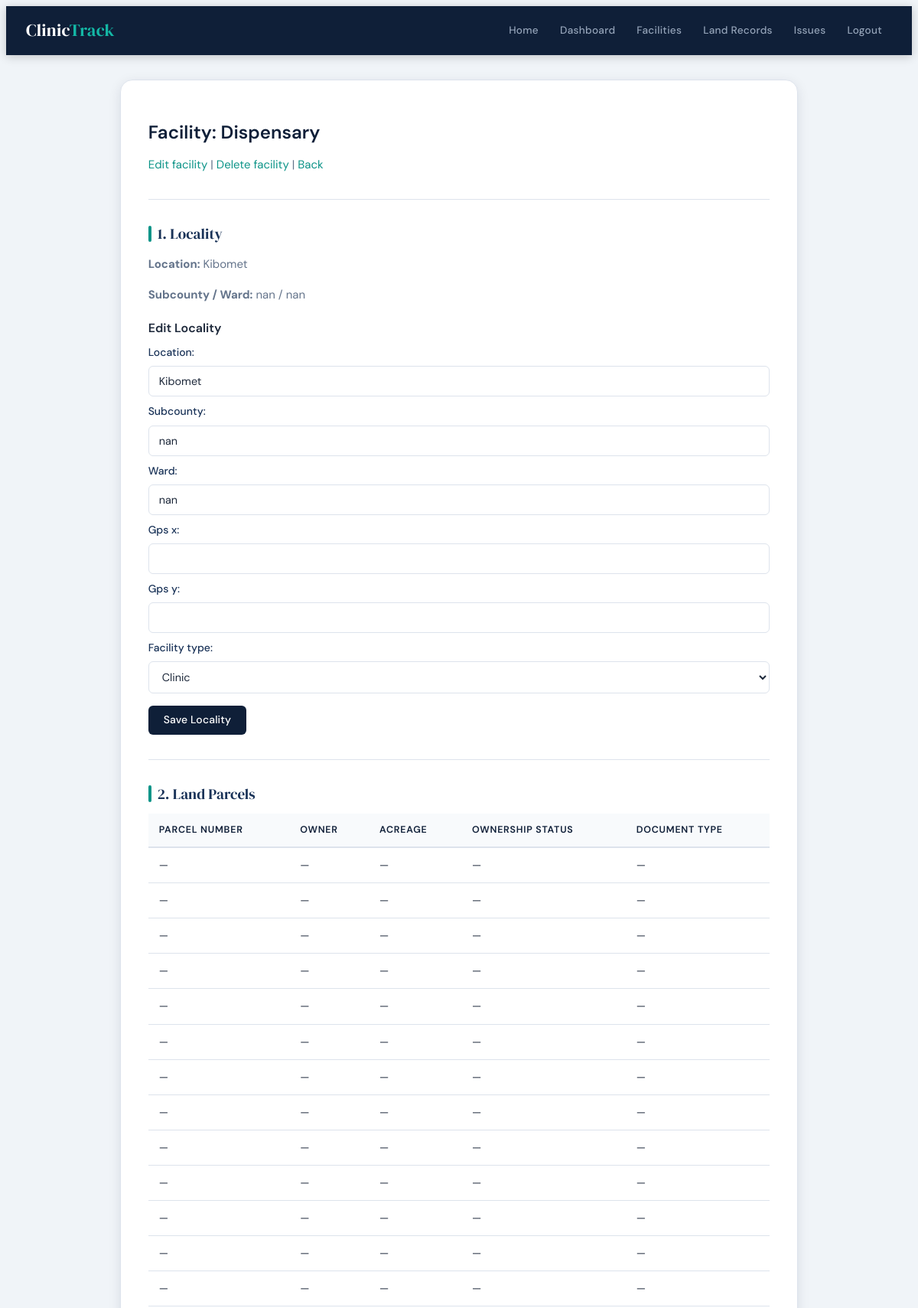
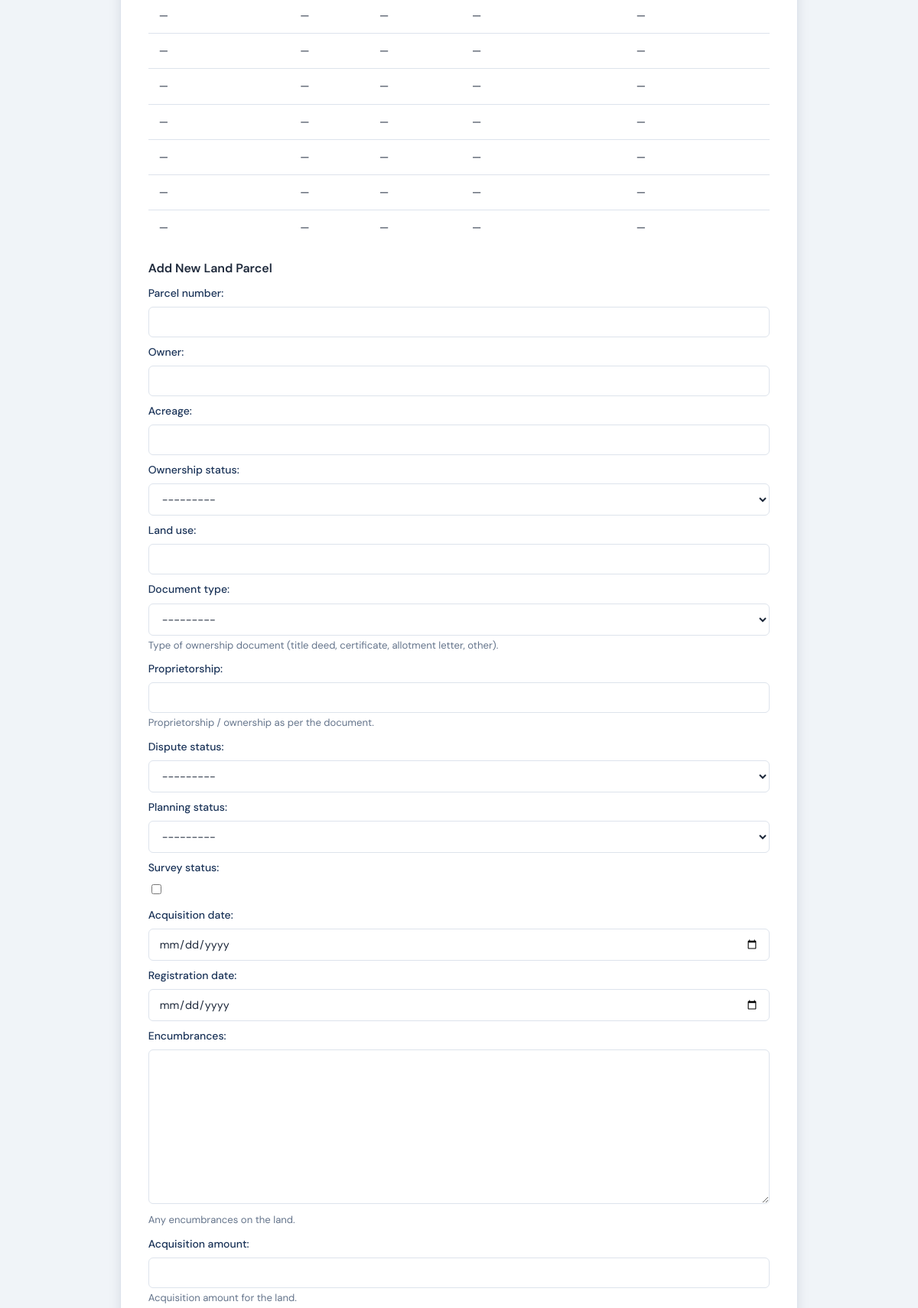
/facility/2/ (signed in, upper part), run on the app's committed database (2 pictures, top to bottom).
### clinic/models.py (models this page shows, shortened)
class Facility(models.Model):
    FACILITY_TYPES = [
        ('Dispensary', 'Dispensary'),
        ('Health Center', 'Health Center'),
        ('Clinic', 'Clinic'),
        ('Hospital', 'Hospital'),
    ]
    name = models.CharField(max_length=200)
    location = models.CharField(max_length=200)
    subcounty = models.CharField(max_length=100)
    ward = models.CharField(max_length=100)
    gps_x = models.FloatField(null=True, blank=True)
    gps_y = models.FloatField(null=True, blank=True)
    facility_type = models.CharField(
        max_length=50,
        choices=FACILITY_TYPES,
        default='Clinic'
    )
    created_at = models.DateTimeField(auto_now_add=True)
    updated_at = models.DateTimeField(auto_now=True)

class LandRecord(models.Model):
    OWNERSHIP_STATUS = [
        ('Freehold', 'Freehold'),
        ('Leasehold', 'Leasehold'),
        ('Community', 'Community'),
        ('Government', 'Government'),
    ]
    DISPUTE_STATUS = [
        ('Disputed', 'Disputed'),
        ('Undisputed', 'Undisputed'),
    ]
    facility = models.ForeignKey(
        Facility,
        on_delete=models.CASCADE,
        related_name="land_records"
    )
    parcel_number = models.CharField(max_length=100, blank=True)
    owner = models.CharField(max_length=200, blank=True)
    acreage = models.FloatField()
    ownership_status = models.CharField(
        max_length=50,
        choices=OWNERSHIP_STATUS,
        blank=True
    )
    land_use = models.CharField(max_length=255, blank=True)
    DOCUMENT_TYPES = [
        ("Title Deed", "Title Deed"),
        ("Certificate", "Certificate"),
        ("Allotment Letter", "Allotment Letter"),
        ("Other", "Other"),
    ]
    document_type = models.CharField(
        max_length=50,
        choices=DOCUMENT_TYPES,
        blank=True,
        help_text="Type of ownership document (title deed, certificate, allotment letter, other).",
    )
    proprietorship = models.CharField(
        max_length=255,
        blank=True,
        help_text="Proprietorship / ownership as per the document.",
    )
    dispute_status = models.CharField(
        max_length=20,
        choices=DISPUTE_STATUS,
        blank=True
    )
    PLANNING_STATUS = [
        ("Planned", "Planned"),
        ("Unplanned", "Unplanned"),
    ]
    planning_status = models.CharField(
        max_length=20,
        choices=PLANNING_STATUS,
        blank=True,
    )
    survey_status = models.BooleanField(default=False)
    acquisition_date = models.DateField(null=True, blank=True)
    registration_date = models.DateField(null=True, blank=True)
    encumbrances = models.TextField(
        blank=True,
        help_text="Any encumbrances on the land.",
    )
    acquisition_amount = models.DecimalField(
        max_digits=14,
        decimal_places=2,
        null=True,
        blank=True,
        help_text="Acquisition amount for the land.",
    )
    fair_value = models.DecimalField(
        max_digits=14,
        decimal_places=2,
        null=True,
        blank=True,
        help_text="Fair value / land index.",
    )
    disposal_date = models.DateField(
        null=True,
        blank=True,
        help_text="Disposal date / change of use date.",
    )
    disposal_value = models.DecimalField(
        max_digits=14,
        decimal_places=2,
        null=True,
        blank=True,
        help_text="Disposal value.",
    )
    annual_rental_income = models.DecimalField(
        max_digits=14,
        decimal_places=2,
        null=True,
        blank=True,
        help_text="Annual rental income from the land.",
    )
    document = models.FileField(
        upload_to="land_documents/",
        null=True,
        blank=True
    )
    created_at = models.DateTimeField(auto_now_add=True)

### clinic/views.py (the view)
# urls.py: path("facility/<int:pk>/", views.FacilityDetailView.as_view(), name="facility_detail"),
class FacilityDetailView(AdminRequiredMixin, generic.DetailView):
	model = Facility
	template_name = "clinic/facility_detail.html"
	context_object_name = "facility"
	def get_context_data(self, **kwargs):
		ctx = super().get_context_data(**kwargs)
		ctx["landrecord_form"] = LandRecordForm()
		ctx["locality_form"] = FacilityLocalityForm(instance=self.object)
		return ctx

### clinic/forms.py
class LandRecordForm(forms.ModelForm):
    class Meta:
        model = LandRecord
        exclude = ["facility", "created_at"]
        widgets = {
            "acquisition_date": forms.DateInput(attrs={"type": "date"}),
            "registration_date": forms.DateInput(attrs={"type": "date"}),
            "disposal_date": forms.DateInput(attrs={"type": "date"}),
        }

class FacilityLocalityForm(forms.ModelForm):
    class Meta:
        model = Facility
        fields = ["location", "subcounty", "ward", "gps_x", "gps_y", "facility_type"]
        widgets = {
            "gps_x": forms.NumberInput(attrs={"step": "any"}),
            "gps_y": forms.NumberInput(attrs={"step": "any"}),
        }

### clinic/views.py (called while the page is built)
	def test_func(self):
		return bool(self.request.user and self.request.user.is_staff)

### clinic/templates/clinic/facility_detail.html (shortened to what this page needs)
{% extends "clinic/base.html" %}
{% block content %}
<h2>Facility: {{ facility.name }}</h2>
<p>
  <a href="{% url 'clinic:facility_edit' facility.pk %}">Edit facility</a> |
  <a href="{% url 'clinic:facility_delete' facility.pk %}">Delete facility</a> |
  <a href="{% url 'clinic:facility_list' %}">Back</a>
</p>
<hr>
<h3>1. Locality</h3>
<p><strong>Location:</strong> {{ facility.location }}</p>
<p><strong>Subcounty / Ward:</strong> {{ facility.subcounty }} / {{ facility.ward }}</p>
<h4>Edit Locality</h4>
<form method="post" action="{% url 'clinic:facility_locality_edit' facility.pk %}" novalidate>
  {% for field in locality_form %}
    <div class="form-group mb-2">
      {{ field.label_tag }}
      {{ field }}
    </div>
  {% endfor %}
  <button type="submit" class="btn btn-primary mt-2">Save Locality</button>
</form>
<hr>
<h3>2. Land Parcels</h3>
{% if facility.land_records.exists %}
<table class="table table-bordered">
  <thead>
    <tr>
      <th>Parcel Number</th>
      <th>Owner</th>
      <th>Acreage</th>
      <th>Ownership Status</th>
      <th>Document Type</th>
    </tr>
  </thead>
  <tbody>
    {% for lr in facility.land_records.all %}
    <tr>
      <td>{{ lr.parcel_number|default:"—" }}</td>
      <td>{{ lr.owner|default:"—" }}</td>
      <td>{{ lr.acreage|default:"—" }}</td>
      <td>{{ lr.ownership_status|default:"—" }}</td>
      <td>{{ lr.document_type|default:"—" }}</td>
    </tr>
    {% endfor %}
  </tbody>
</table>
{% else %}
<p>No land parcels captured.</p>
{% endif %}
<h4>Add New Land Parcel</h4>
<form method="post" enctype="multipart/form-data"
      action="{% url 'clinic:facility_land_add' facility.pk %}" novalidate>
  {% for field in landrecord_form %}
    <div class="form-group mb-2">
      {{ field.label_tag }}
      {{ field }}
      {% if field.help_text %}<small class="text-muted">{{ field.help_text }}</small>{% endif %}
    </div>
  {% endfor %}
</form>
{% endblock %}

### clinic/static/css/mystyle.css (style rules this page uses)
:root { --navy: #0f1f38; --navy-mid: #1a3358; --navy-light: #234070; --teal: #0d9488; --teal-light: #14b8a6; --teal-pale: #ccfbf1; --amber: #d97706; --red: #dc2626; --red-pale: #fee2e2; --white: #ffffff; --surface: #f0f4f8; --border: #dde3ec; --text: #1e293b; --text-muted: #64748b; --radius-sm: 6px; --radius-md: 10px; --radius-lg: 16px; --shadow-sm: 0 1px 4px rgba(15, 31, 56, 0.08); --shadow-md: 0 4px 16px rgba(15, 31, 56, 0.10); --shadow-lg: 0 8px 32px rgba(15, 31, 56, 0.12); }
*, *::before, *::after { box-sizing: border-box; }
html { scroll-behavior: smooth; }
body { font-family: 'DM Sans', Arial, sans-serif; background: var(--surface); color: var(--text); line-height: 1.65; font-size: 15px; min-height: 100vh; display: flex; flex-direction: column; }
a { color: var(--teal); text-decoration: none; transition: color 0.18s, opacity 0.18s; }
h1, h2, h3, h4, h5 { font-weight: 600; color: var(--navy); line-height: 1.3; }
h2 { font-size: 1.5rem; margin-bottom: 14px; }
h3 { font-family: 'DM Serif Display', Georgia, serif; font-size: 1.2rem; font-weight: 400; color: var(--navy-mid); margin-bottom: 14px; display: flex; align-items: center; gap: 8px; }
h3::before { content: ''; display: inline-block; width: 4px; height: 1.1em; background: var(--teal); border-radius: 2px; flex-shrink: 0; }
h4 { font-size: 1rem; margin-bottom: 10px; color: var(--text); }
p { margin-bottom: 12px; color: var(--text-muted); }
hr { border: none; border-top: 1px solid var(--border); margin: 32px 0; }
small { font-size: 0.82rem; color: var(--text-muted); }
.btn { display: inline-flex; align-items: center; justify-content: center; gap: 6px; padding: 9px 20px; border-radius: var(--radius-sm); font-size: 0.875rem; font-weight: 500; font-family: 'DM Sans', Arial, sans-serif; border: none; cursor: pointer; transition: transform 0.15s, opacity 0.15s, box-shadow 0.15s; text-decoration: none; letter-spacing: 0.01em; white-space: nowrap; line-height: 1.4; }
.btn-primary { background: var(--navy); color: var(--white); }
.form-group { margin-bottom: 18px; }
label { font-weight: 500; display: block; margin-bottom: 6px; font-size: 0.875rem; color: var(--navy-mid); }
input[type="text"], input[type="email"], input[type="password"], input[type="number"], input[type="date"], input[type="tel"], input[type="url"], input[type="search"], input[type="file"], select, textarea { width: 100%; padding: 10px 13px; border: 1.5px solid var(--border); border-radius: var(--radius-sm); font-size: 0.9rem; font-family: 'DM Sans', Arial, sans-serif; background: var(--white); color: var(--text); transition: border-color 0.18s, box-shadow 0.18s; }
textarea { resize: vertical; min-height: 95px; }
input::placeholder, textarea::placeholder { color: #a0aec0; }
table { width: 100%; border-collapse: collapse; background: var(--white); font-size: 0.875rem; }
th, td { padding: 11px 14px; text-align: left; border-bottom: 1px solid var(--border); vertical-align: middle; }
th { background: #f8fafc; font-weight: 600; color: var(--navy); font-size: 0.78rem; text-transform: uppercase; letter-spacing: 0.06em; white-space: nowrap; border-bottom: 2px solid var(--border); }
tr:last-child td { border-bottom: none; }
.mt-2 { margin-top: 8px; }
.mb-2 { margin-bottom: 8px; }
.text-muted { color: var(--text-muted) !important; }

### data on the page
Facility: name "Dispensary", location "Kibomet", subcounty "nan", ward "nan", locality_form "Kibomet" "nan" "nan" "Clinic"
LandRecord: parcel_number "—", owner "—", acreage "—", ownership_status "—", document_type "—"
LandRecord: parcel_number "—", owner "—", acreage "—", ownership_status "—", document_type "—"
LandRecord: parcel_number "—", owner "—", acreage "—", ownership_status "—", document_type "—"
LandRecord: parcel_number "—", owner "—", acreage "—", ownership_status "—", document_type "—"
LandRecord: parcel_number "—", owner "—", acreage "—", ownership_status "—", document_type "—"
LandRecord: parcel_number "—", owner "—", acreage "—", ownership_status "—", document_type "—"
LandRecord: parcel_number "—", owner "—", acreage "—", ownership_status "—", document_type "—"
LandRecord: parcel_number "—", owner "—", acreage "—", ownership_status "—", document_type "—"
LandRecord: parcel_number "—", owner "—", acreage "—", ownership_status "—", document_type "—"
LandRecord: parcel_number "—", owner "—", acreage "—", ownership_status "—", document_type "—"
LandRecord: parcel_number "—", owner "—", acreage "—", ownership_status "—", document_type "—"
LandRecord: parcel_number "—", owner "—", acreage "—", ownership_status "—", document_type "—"
LandRecord: parcel_number "—", owner "—", acreage "—", ownership_status "—", document_type "—"
LandRecord: parcel_number "—", owner "—", acreage "—", ownership_status "—", document_type "—"
LandRecord: parcel_number "—", owner "—", acreage "—", ownership_status "—", document_type "—"
LandRecord: parcel_number "—", owner "—", acreage "—", ownership_status "—", document_type "—"
LandRecord: parcel_number "—", owner "—", acreage "—", ownership_status "—", document_type "—"
LandRecord: parcel_number "—", owner "—", acreage "—", ownership_status "—", document_type "—"
LandRecord: parcel_number "—", owner "—", acreage "—", ownership_status "—", document_type "—"
LandRecord: parcel_number "—", owner "—", acreage "—", ownership_status "—", document_type "—"

### other printed values
{{ field.label_tag }} "Location:" "Subcounty:" "Ward:" "Gps x:" "Gps y:" "Facility type:"
{{ field.label_tag }} "Parcel number:" "Owner:" "Acreage:" "Ownership status:" "Land use:" "Document type:" "Proprietorship:" "Dispute status:" "Planning status:" "Survey status:" "Acquisition date:" "Registration date:" "Encumbrances:" "Acquisition amount:"
{{ field.help_text }} "Type of ownership document (title deed, certificate, allotment letter, other)." "Proprietorship / ownership as per the document." "Any encumbrances on the land." "Acquisition amount for the land."
